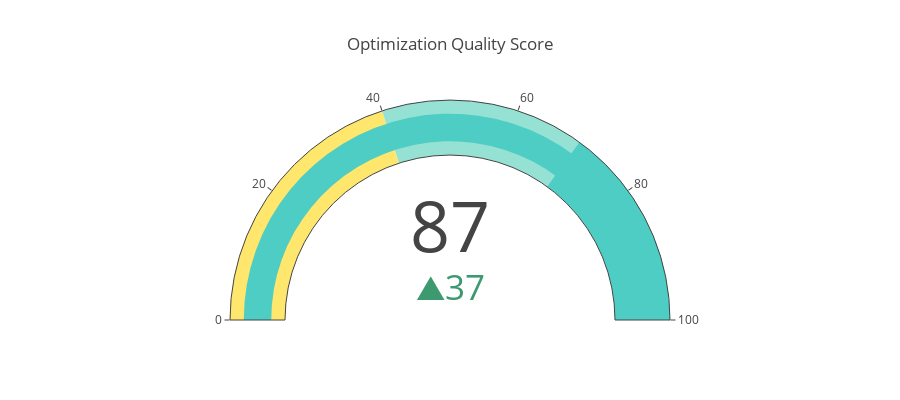

Here is the notebook cell this chart was saved with:
### Code cell
# ----------------------------------------------------------------
# 5. Quality Gauge (replicates layout.token_reduction_plot indicator)
# ----------------------------------------------------------------

fig = go.Figure(
    go.Indicator(
        mode="gauge+number+delta",
        value=optimized_data["quality_score"],
        delta={'reference': 50},
        gauge={
            'axis': {'range': [0, 100]},
            'bar': {'color': "#4ECDC4"},
            'steps': [
                {'range': [0, 40], 'color': "#FFE66D"},
                {'range': [40, 70], 'color': "#95E1D3"},
                {'range': [70, 100], 'color': "#4ECDC4"}
            ]
        }
    )
)
fig.update_layout(height=400, title="Optimization Quality Score")
fig.show()

### Figure 1 — Plotly figure (JSON) as saved in the notebook; plotly's stock layout.template omitted (floating-point values rounded to 4 significant figures)
{"data": [{"delta": {"reference": 50}, "gauge": {"axis": {"range": [0, 100]}, "bar": {"color": "#4ECDC4"}, "steps": [{"color": "#FFE66D", "range": [0, 40]}, {"color": "#95E1D3", "range": [40, 70]}, {"color": "#4ECDC4", "range": [70, 100]}]}, "mode": "gauge+number+delta", "type": "indicator", "value": 87}], "layout": {"height": 400, "title": {"text": "Optimization Quality Score"}}}
